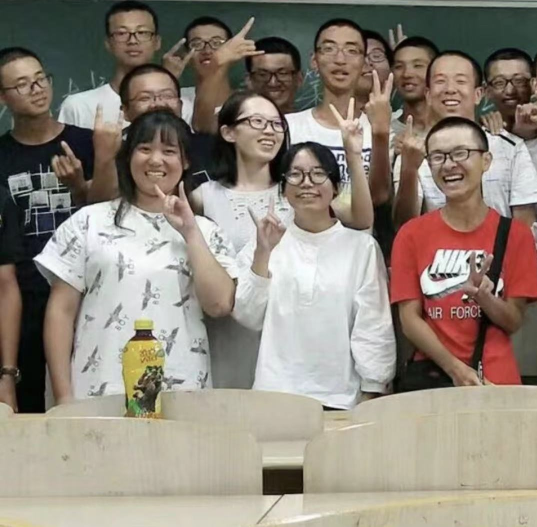
#> input picture photos/class.jpg, 1074 x 1053 px (shown at 1/2 size)
$ python temp.py --src ../photos/class.jpg
#> lines starting #> are read from the running program, lines starting #| are printed output that depends on the picture
import cv2
import argparse
import numpy as np

def get_cdf(hist):
    cdf = hist.cumsum()
    return cdf / float(cdf.max())

# [49 lines left out: functions get_lut, match_channel_histogram, equalize_histogram, match_histogram, match_b_w_gr, match_g_w_br and 2 more, not called in this run]

def adjust_gamma(image, gamma=1.0):
    return np.array(np.power(image / 255., 1. / gamma) * 255).astype("uint8")

def logistic_lut(image):
    return np.array(255. / (1. + 0.2 * np.exp(-12. * (image / 255.) + 6))).astype("uint8")

def alter_saturation(image, sat):
    img = cv2.cvtColor(image, cv2.COLOR_BGR2HSV).astype('float')
    img[:, :, 1] *= np.clip(sat, 0, 500) / 50.
    img[img < 0] = 0
    img[img > 255] = 255
    return cv2.cvtColor(np.round(img).astype('uint8'), cv2.COLOR_HSV2BGR)

if __name__ == '__main__':
    parser = argparse.ArgumentParser('hist_matching')
    parser.add_argument('--src')
    parser.add_argument('--gamma', default=1.0, type=float)
    parser.add_argument('--saturation', default=50.0, type=float)
    #parser.add_argument('--ref', required=True)
    parser.add_argument('--out')
    args = parser.parse_args()

    src = cv2.imread(args.src)
#> src is the input picture: shape (1053, 1074, 3); mean B, G, R 122.5, 133.9, 143.2
    out = src
    #ref = cv2.imread(args.ref)

    #out = logistic_lut(src)
    out = alter_saturation(out, args.saturation)
#> in alter_saturation, `img = cv2.cvtColor(image, cv2.COLOR_BGR2HSV).astype('float')`:
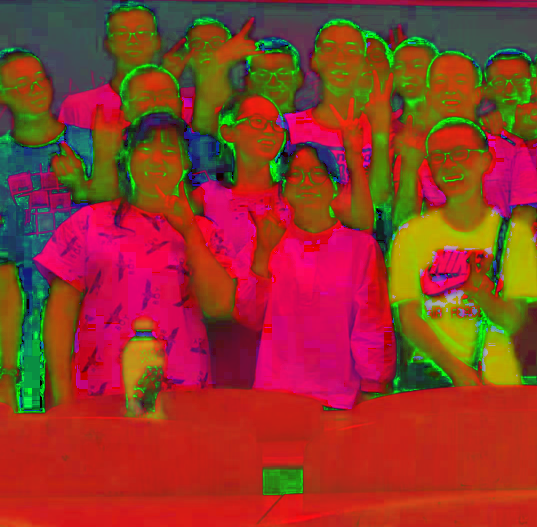
#> img: shape (1053, 1074, 3) float64 (shown at 1/2 size); mean B, G, R 41.3, 57.1, 146.1
    out = adjust_gamma(out, args.gamma)
    cv2.imshow('Source: ', cv2.resize(src, (640, 480)))
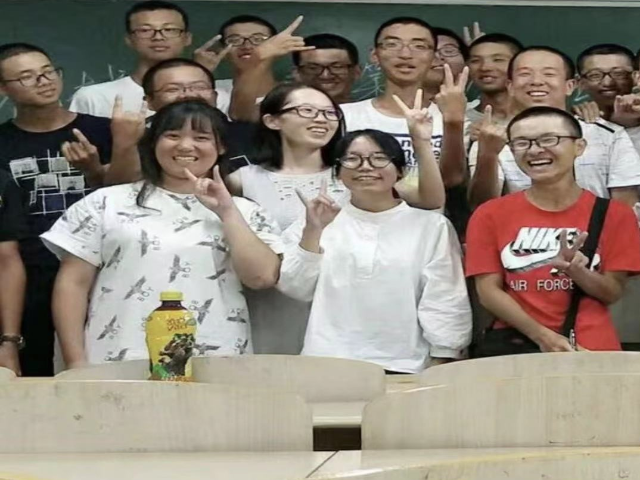
#> window 'Source: ': shape (480, 640, 3); mean B, G, R 122.4, 133.8, 143
    cv2.imshow('Out: ', cv2.resize(out, (640, 480)))
    cv2.imwrite(args.out, out)

    cv2.waitKey(0)
